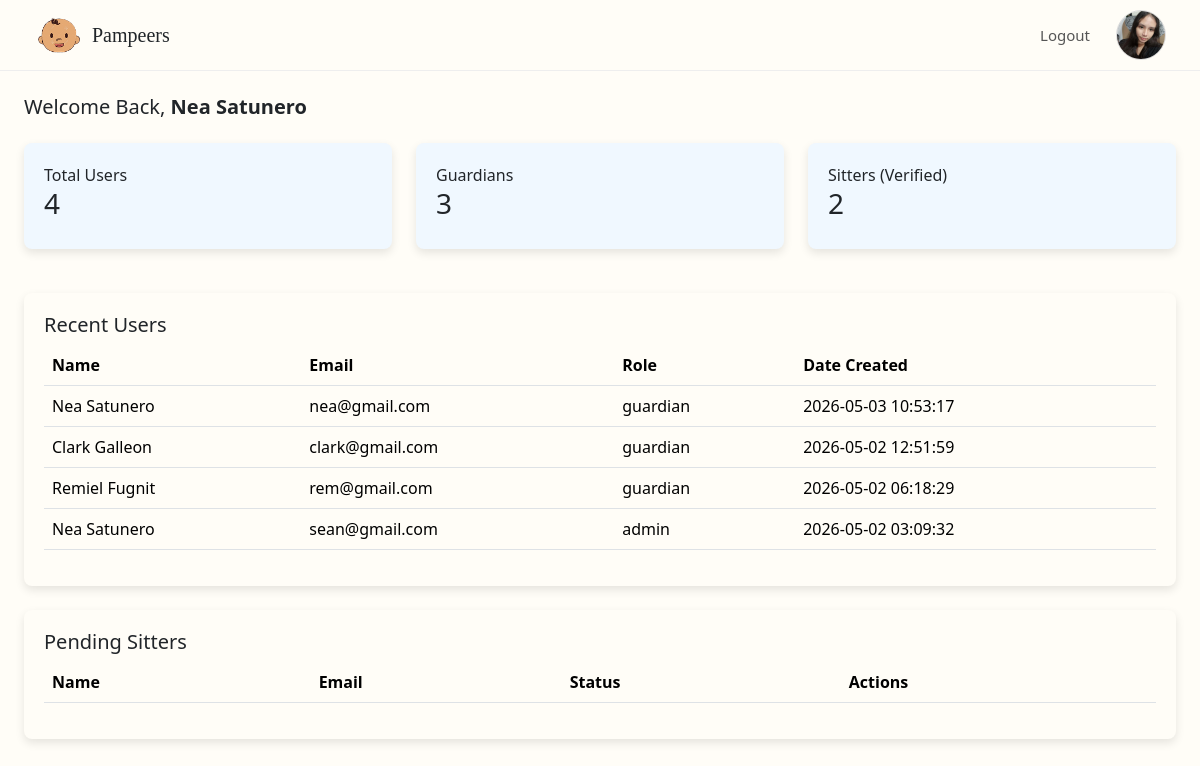
/public/admin/adminDashboard.php (signed in), run on the app's committed database.
### tables this page shows
CREATE TABLE `users` (
  `id` int(11) NOT NULL,
  `uuid` char(36) NOT NULL,
  `firstName` varchar(100) NOT NULL,
  `middleName` varchar(100) DEFAULT NULL,
  `lastName` varchar(100) NOT NULL,
  `bio` text NOT NULL,
  `suffix` varchar(10) DEFAULT NULL,
  `birthDate` date NOT NULL,
  `sex` enum('male','female','other') NOT NULL,
  `role` enum('guardian','sitter','admin') NOT NULL DEFAULT 'guardian',
  `contactNumber` varchar(20) NOT NULL,
  `emailAddress` varchar(150) NOT NULL,
  `username` varchar(100) NOT NULL,
  `password` varchar(255) NOT NULL,
  `streetAddress` varchar(255) NOT NULL,
  `barangay` varchar(255) NOT NULL,
  `cityMunicipality` varchar(255) NOT NULL,
  `province` varchar(255) NOT NULL,
  `country` varchar(255) NOT NULL,
  `zipCode` char(10) NOT NULL,
  `dateCreated` timestamp NOT NULL DEFAULT current_timestamp(),
  `profilePic` varchar(255) NOT NULL DEFAULT 'default.jpg',
  `isActive` tinyint(1) NOT NULL DEFAULT 1,
  `deactivatedAt` datetime DEFAULT NULL
);

CREATE TABLE `sitters` (
  `sitterID` int(11) NOT NULL,
  `uuid` char(36) NOT NULL,
  `userID` int(11) NOT NULL,
  `hourlyRate` decimal(10,2) NOT NULL DEFAULT 0.00,
  `experience` int(11) NOT NULL DEFAULT 0,
  `isAvailable` tinyint(1) NOT NULL DEFAULT 1,
  `ratingAverage` decimal(3,2) DEFAULT NULL,
  `verificationStatus` enum('pending','verified','rejected') NOT NULL DEFAULT 'pending',
  `createdAt` timestamp NOT NULL DEFAULT current_timestamp(),
  `allowedAges` varchar(255) DEFAULT 'Baby, Toddler, Child, Kid'
);

### public/admin/adminDashboard.php (the view, shortened to what this page needs)
<?php
require_once __DIR__ . '/../../app/middleware/auth.php';
$adminId = $_SESSION['user_id'];
$stmt = $conn->prepare("
    SELECT firstName, lastName, profilePic
    FROM users
    WHERE id = ?
    LIMIT 1
");
$stmt->bind_param("i", $adminId);
$stmt->execute();
$admin = $stmt->get_result()->fetch_assoc() ?? [];
$totalUsers = $conn->query("
    SELECT COUNT(*) AS total FROM users
")->fetch_assoc()['total'] ?? 0;
$totalGuardians = $conn->query("
    SELECT COUNT(*) AS total
    FROM users
    WHERE role = 'guardian'
")->fetch_assoc()['total'] ?? 0;
$totalSitters = $conn->query("
    SELECT COUNT(*) AS total
    FROM sitters
    WHERE verificationStatus = 'verified'
")->fetch_assoc()['total'] ?? 0;
$recentUsersResult = $conn->query("
    SELECT
        u.firstName,
        u.lastName,
        u.emailAddress,
        u.role,
        u.dateCreated,
        s.sitterID
    FROM users u
    LEFT JOIN sitters s ON s.userID = u.id
    ORDER BY u.dateCreated DESC
    LIMIT 10
");
?>
<!DOCTYPE html>
<html lang="en">
<head>
<link rel="stylesheet" href="/Pampeers/public/css/adminDashboard.css">
<link href="https://cdn.jsdelivr.net/npm/bootstrap@5.3.3/dist/css/bootstrap.min.css" rel="stylesheet">
</head>
<body>
<header class="sticky-top custom-header">
    <div class="nav-container d-flex justify-content-between align-items-center px-4">
        <div class="d-flex align-items-center gap-2">
            <img src="/Pampeers/app/uploads/pampeerlogo.png" class="logo-img">
            <p class="brand m-0">Pampeers</p>
        </div>
        <div class="d-flex align-items-center gap-3">
            <a href="/Pampeers/app/controllers/auth/logout.php" class="logout-btn">Logout</a>
            <img src="/Pampeers/app/uploads/profiles/<?= htmlspecialchars($admin['profilePic'] ?? 'default.jpg') ?>"
                 class="profile-img-p">
        </div>
    </div>
</header>
<div class="container-fluid p-4">
    <h5>
        Welcome Back,
        <b><?= htmlspecialchars(($admin['firstName'] ?? '') . ' ' . ($admin['lastName'] ?? '')) ?></b>
    </h5>
    <div class="row mt-4">
        <div class="col-md-4">
            <div class="dashboard-card">
                <div>Total Users</div>
                <h3><?= $totalUsers ?></h3>
            </div>
        </div>
        <div class="col-md-4">
            <div class="dashboard-card">
                <div>Guardians</div>
                <h3><?= $totalGuardians ?></h3>
            </div>
        </div>
        <div class="col-md-4">
            <div class="dashboard-card">
                <div>Sitters (Verified)</div>
                <h3><?= $totalSitters ?></h3>
            </div>
        </div>
    </div>
    <div class="table-container mt-4">
        <h5>Recent Users</h5>
        <div class="table-responsive">
            <table class="table">
                <thead>
                    <tr>
                        <th>Name</th>
                        <th>Email</th>
                        <th>Role</th>
                        <th>Date Created</th>
                    </tr>
                </thead>
                <tbody>
                    <?php while ($user = $recentUsersResult->fetch_assoc()): ?>
                        <tr>
                            <td><?= htmlspecialchars($user['firstName'] . ' ' . $user['lastName']) ?></td>
                            <td><?= htmlspecialchars($user['emailAddress']) ?></td>
                            <td><?= htmlspecialchars($user['role']) ?></td>
                            <td><?= htmlspecialchars($user['dateCreated']) ?></td>
                        </tr>
                    <?php endwhile; ?>
                </tbody>
            </table>
        </div>
    </div>
    <div class="table-container mt-4">
        <h5>Pending Sitters</h5>
        <div class="table-responsive">
            <table class="table">
                <thead>
                    <tr>
                        <th>Name</th>
                        <th>Email</th>
                        <th>Status</th>
                        <th>Actions</th>
                    </tr>
                </thead>
            </table>
        </div>
    </div>
</div>
</body>
</html>

### public/css/adminDashboard.css (style rules this page uses)
html, body { height: 100%; margin: 0; background-color: #FFFDF7 !important; font-family: 'Poppins', sans-serif; }
.custom-header { background: #FFFDF7; border-bottom: 1px solid #eee; padding: 10px 10px 10px 10px; }
.brand { font-size: 20px; font-family: 'Ribeye'; }
.logo-img { width: 50px; height: 50px; }
.logout-btn { font-size: 15px; color: #555; text-decoration: none; padding: 6px 10px; border-radius: 20px; transition: 0.2s ease; }
.profile-img-p { width: 50px; height: 50px; border-radius: 50%; object-fit: cover; border: 1px solid #ddd; cursor: pointer; transition: 0.2s ease; }
.dashboard-card { background: #F0F8FF; border-radius: 8px; padding: 20px; box-shadow: 0 4px 10px rgba(0,0,0,0.1); margin-bottom: 20px; }
.table-container { background: #FFFDF7; border-radius: 8px; padding: 20px; box-shadow: 0 4px 10px rgba(0,0,0,0.1); }
.table, .table thead, .table tbody, .table tr, .table td, .table th { background: #FFFDF7 !important; }

### data on the page
users: profilePic (picture), firstName+lastName "Nea Satunero", emailAddress "sean@gmail.com", role "admin", dateCreated "2026-05-02 03:09:32"
users: firstName+lastName "Nea Satunero", emailAddress "nea@gmail.com", role "guardian", dateCreated "2026-05-03 10:53:17"
sitters: userID.lastName "Clark Galleon", userID.emailAddress "clark@gmail.com", userID.role "guardian", userID.dateCreated "2026-05-02 12:51:59"
sitters: userID.lastName "Remiel Fugnit", userID.emailAddress "rem@gmail.com", userID.role "guardian", userID.dateCreated "2026-05-02 06:18:29"

### other printed values
$totalUsers "4"
$totalGuardians "3"
$totalSitters "2"
